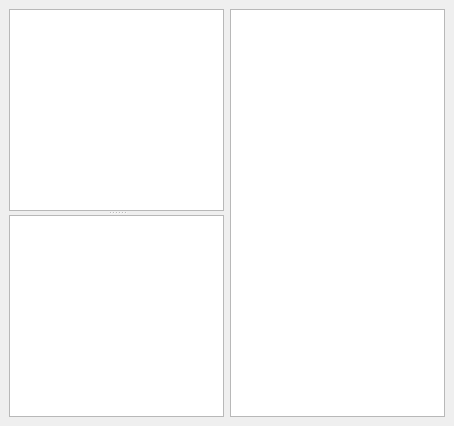
<ui version="4.0" >
 <author></author>
 <comment></comment>
 <exportmacro></exportmacro>
 <class>ActionEditor</class>
 <widget class="QWidget" name="ActionEditor" >
  <property name="objectName" >
   <string notr="true" >ActionEditor</string>
  </property>
  <property name="geometry" >
   <rect>
    <x>0</x>
    <y>0</y>
    <width>454</width>
    <height>426</height>
   </rect>
  </property>
  <property name="windowTitle" >
   <string>Edit Actions...</string>
  </property>
  <layout class="QHBoxLayout" >
   <property name="objectName" >
    <string notr="true" />
   </property>
   <property name="margin" >
    <number>9</number>
   </property>
   <property name="spacing" >
    <number>6</number>
   </property>
   <item>
    <widget class="QSplitter" name="" >
     <property name="objectName" >
      <string notr="true" />
     </property>
     <property name="geometry" >
      <rect>
       <x>9</x>
       <y>9</y>
       <width>215</width>
       <height>408</height>
      </rect>
     </property>
     <property name="orientation" >
      <enum>Qt::Vertical</enum>
     </property>
     <layout class="QVBoxLayout" >
      <property name="objectName" >
       <string notr="true" />
      </property>
      <property name="margin" >
       <number>9</number>
      </property>
      <property name="spacing" >
       <number>6</number>
      </property>
     </layout>
     <widget class="QListWidget" name="listWidget" >
      <property name="objectName" >
       <string notr="true" >listWidget</string>
      </property>
      <property name="geometry" >
       <rect>
        <x>0</x>
        <y>0</y>
        <width>215</width>
        <height>201</height>
       </rect>
      </property>
     </widget>
     <widget class="QPropertyEditor" name="treeView" >
      <property name="objectName" >
       <string notr="true" >treeView</string>
      </property>
      <property name="geometry" >
       <rect>
        <x>0</x>
        <y>207</y>
        <width>215</width>
        <height>201</height>
       </rect>
      </property>
     </widget>
    </widget>
   </item>
   <item>
    <widget class="QListWidget" name="listWidget_2" >
     <property name="objectName" >
      <string notr="true" >listWidget_2</string>
     </property>
     <property name="geometry" >
      <rect>
       <x>230</x>
       <y>9</y>
       <width>215</width>
       <height>408</height>
      </rect>
     </property>
    </widget>
   </item>
  </layout>
 </widget>
 <pixmapfunction></pixmapfunction>
 <customwidgets>
  <customwidget>
   <class>QPropertyEditor</class>
   <extends>QTreeView</extends>
   <header>qpropertyeditor.h</header>
   <container>0</container>
   <pixmap></pixmap>
  </customwidget>
 </customwidgets>
 <resources/>
 <connections/>
</ui>
